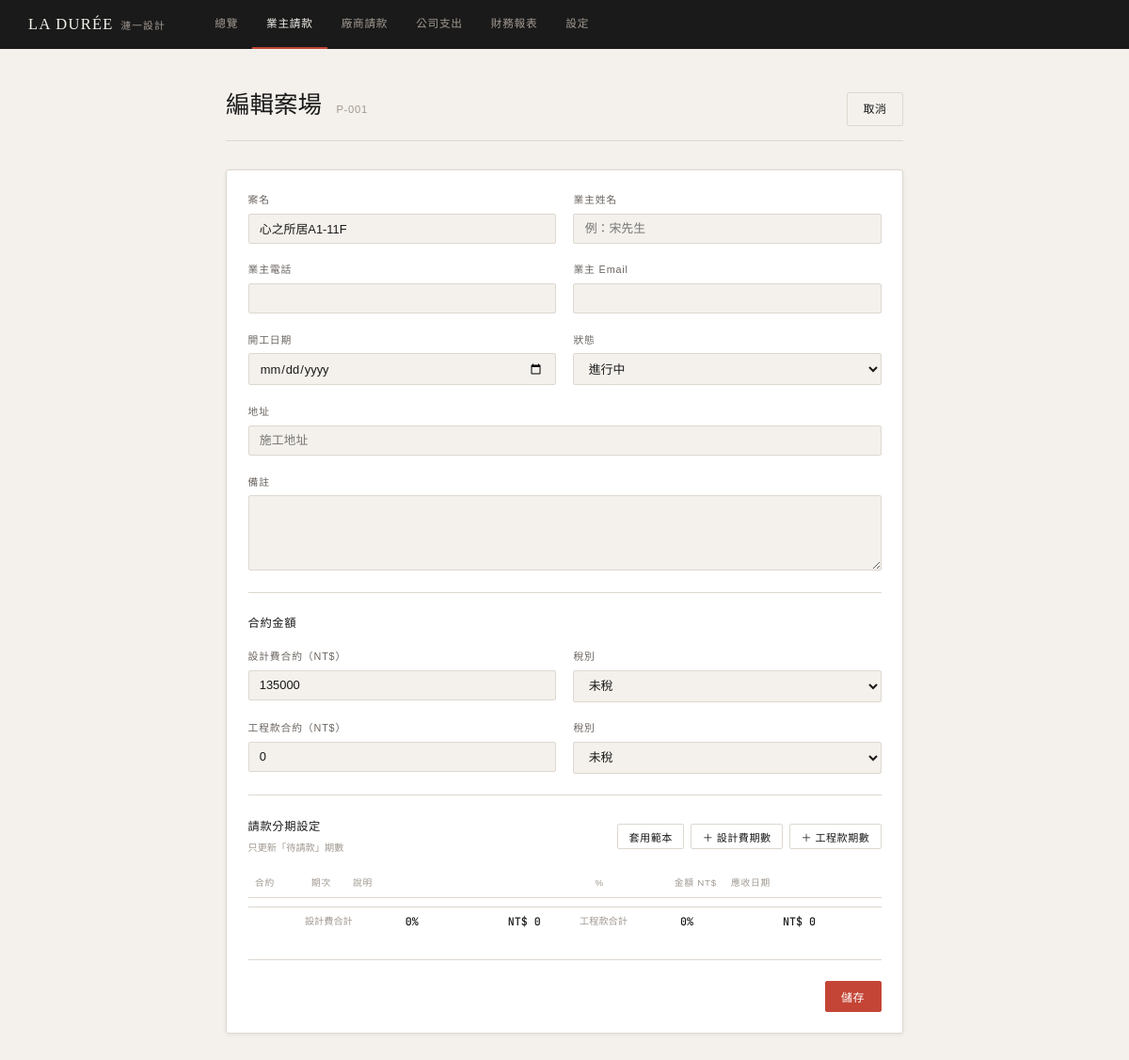
/project/1/edit, run on the app's committed database.
### tables this page shows
CREATE TABLE projects (
        id                    INTEGER PRIMARY KEY AUTOINCREMENT,
        legacy_id             TEXT UNIQUE,
        code                  TEXT UNIQUE,
        name                  TEXT NOT NULL,
        client_name           TEXT DEFAULT '',
        client_tel            TEXT DEFAULT '',
        client_email          TEXT DEFAULT '',
        address               TEXT DEFAULT '',
        start_date            TEXT DEFAULT '',
        status                TEXT DEFAULT 'active',
        design_contract       REAL DEFAULT 0,
        design_tax            TEXT DEFAULT '未稅',
        engineering_contract  REAL DEFAULT 0,
        engineering_tax       TEXT DEFAULT '未稅',
        note                  TEXT DEFAULT '',
        created_at            TEXT DEFAULT (datetime('now','localtime')),
        updated_at            TEXT DEFAULT (datetime('now','localtime'))
    );

### app/server.py (the view, shortened to what this page needs)
@app.route('/project/<int:pid>/edit', methods=['GET','POST'])
def project_edit(pid):
    ph = _ph()
    project = fetchone(f"SELECT * FROM projects WHERE id={ph}", (pid,))
    if not project: return redirect(url_for('dashboard'))
    existing = fetchall(f"SELECT * FROM invoice_periods WHERE project_id={ph} AND status='pending' ORDER BY contract_type,period_no",(pid,))
    return render_template('project_form.html', project=project,
                           code=project['code'], existing_periods=existing)

### app/server.py (called while the page is built)
def get_db():
    if 'db' not in g:
        if IS_PG:
            import psycopg2, psycopg2.extras
            g.db = psycopg2.connect(DATABASE_URL)
            g.db_type = 'pg'
        else:
            import sqlite3
            BASE_DIR = os.path.dirname(os.path.dirname(os.path.abspath(__file__)))
            os.makedirs(os.path.join(BASE_DIR, 'data'), exist_ok=True)
            conn = sqlite3.connect(os.path.join(BASE_DIR, 'data', 'ops.db'))
            conn.row_factory = sqlite3.Row
            conn.execute("PRAGMA foreign_keys = ON")
            g.db = conn
            g.db_type = 'sqlite'
    return g.db

def _ph(): return '%s' if IS_PG else '?'

def fetchall(sql, params=()):
    get_db()
    if g.db_type == 'pg':
        import psycopg2.extras
        s = sql.replace('?','%s')
        cur = g.db.cursor(cursor_factory=psycopg2.extras.RealDictCursor)
        cur.execute(s, params)
        return [dict(r) for r in cur.fetchall()]
    return [dict(r) for r in g.db.execute(sql, params).fetchall()]

def fetchone(sql, params=()):
    rows = fetchall(sql, params)
    return rows[0] if rows else None

### app/templates/project_form.html (shortened to what this page needs)
{% extends 'base.html' %}
{% block body %}
<div class="page" style="max-width:780px">
  <div class="page-header">
    <div>
      <span class="page-title">{{ '編輯案場' if project else '新增案場' }}</span>
      {% if project %}<span class="page-subtitle">{{ project.code }}</span>{% endif %}
    </div>
    <a href="{{ url_for('project_detail', pid=project.id) if project else url_for('project_list') }}" class="btn btn-outline">取消</a>
  </div>
  <div class="card">
    <form method="POST" id="main-form">
      <div class="form-grid">
        <div class="form-group">
          <label>案名</label>
          <input type="text" name="name" required value="{{ project.name if project else '' }}" placeholder="例：大安區宋宅">
        </div>
        <div class="form-group">
          <label>業主姓名</label>
          <input type="text" name="client_name" value="{{ project.client_name if project else '' }}" placeholder="例：宋先生">
        </div>
        <div class="form-group">
          <label>業主電話</label>
          <input type="text" name="client_tel" value="{{ project.client_tel if project else '' }}">
        </div>
        <div class="form-group">
          <label>業主 Email</label>
          <input type="email" name="client_email" value="{{ project.client_email if project else '' }}">
        </div>
        <div class="form-group">
          <label>開工日期</label>
          <input type="date" name="start_date" value="{{ project.start_date if project else '' }}">
        </div>
        {% if project %}
        <div class="form-group">
          <label>狀態</label>
          <select name="status">
            <option value="active"    {{ 'selected' if project.status=='active' }}>進行中</option>
          </select>
        </div>
        {% endif %}
        <div class="form-group form-full">
          <label>地址</label>
          <input type="text" name="address" value="{{ project.address if project else '' }}" placeholder="施工地址">
        </div>
        <div class="form-group form-full">
          <label>備註</label>
          <textarea name="note">{{ project.note if project else '' }}</textarea>
        </div>
      </div>
      <hr class="divider">
      <div style="font-size:.82rem;font-weight:500;letter-spacing:.05em;margin-bottom:1rem">合約金額</div>
      <div class="form-grid">
        <div class="form-group">
          <label>設計費合約（NT$）</label>
          <input type="number" name="design_contract" id="design-contract" min="0" step="1"
                 value="{{ project.design_contract|int if project else '' }}"
                 placeholder="0" oninput="recalcAll()">
        </div>
        <div class="form-group">
          <label>稅別</label>
          <select name="design_tax">
            <option value="未稅" {{ 'selected' if project and project.design_tax=='未稅' }}>未稅</option>
          </select>
        </div>
        <div class="form-group">
          <label>工程款合約（NT$）</label>
          <input type="number" name="engineering_contract" id="eng-contract" min="0" step="1"
                 value="{{ project.engineering_contract|int if project else '' }}"
                 placeholder="0" oninput="recalcAll()">
        </div>
        <div class="form-group">
          <label>稅別</label>
          <select name="engineering_tax">
            <option value="未稅" {{ 'selected' if project and project.engineering_tax=='未稅' }}>未稅</option>
          </select>
        </div>
      </div>
      <hr class="divider">
      <div style="display:flex;align-items:center;justify-content:space-between;margin-bottom:1rem">
        <div>
          <div style="font-size:.82rem;font-weight:500;letter-spacing:.05em">請款分期設定</div>
          {% if project %}<div style="font-size:.68rem;color:var(--muted);margin-top:.2rem">只更新「待請款」期數</div>{% endif %}
        </div>
        <div style="display:flex;gap:.5rem">
          <button type="button" class="btn btn-outline btn-sm" onclick="togglePreset()">套用範本</button>
          <button type="button" class="btn btn-outline btn-sm" onclick="addRow('design')">＋ 設計費期數</button>
          <button type="button" class="btn btn-outline btn-sm" onclick="addRow('construction')">＋ 工程款期數</button>
        </div>
      </div>
      <div style="overflow-x:auto">
        <table style="width:100%;border-collapse:collapse;font-size:.82rem" id="period-table">
          <thead>
            <tr>
              <th style="text-align:left;font-size:.65rem;letter-spacing:.08em;color:var(--muted);font-weight:500;padding:.4rem .5rem;border-bottom:1px solid var(--line);width:60px">合約</th>
              <th style="text-align:left;font-size:.65rem;letter-spacing:.08em;color:var(--muted);font-weight:500;padding:.4rem .5rem;border-bottom:1px solid var(--line);width:44px">期次</th>
              <th style="text-align:left;font-size:.65rem;letter-spacing:.08em;color:var(--muted);font-weight:500;padding:.4rem .5rem;border-bottom:1px solid var(--line)">說明</th>
              <th style="text-align:right;font-size:.65rem;letter-spacing:.08em;color:var(--muted);font-weight:500;padding:.4rem .5rem;border-bottom:1px solid var(--line);width:80px">%</th>
              <th style="text-align:right;font-size:.65rem;letter-spacing:.08em;color:var(--muted);font-weight:500;padding:.4rem .5rem;border-bottom:1px solid var(--line);width:120px">金額 NT$</th>
              <th style="text-align:left;font-size:.65rem;letter-spacing:.08em;color:var(--muted);font-weight:500;padding:.4rem .5rem;border-bottom:1px solid var(--line);width:135px">應收日期</th>
              <th style="width:32px;border-bottom:1px solid var(--line)"></th>
            </tr>
          </thead>
        </table>
      </div>
      <div style="display:flex;justify-content:flex-end;gap:2rem;margin-top:.65rem;padding:.4rem .5rem;border-top:1px solid var(--line);font-size:.78rem">
        <span style="color:var(--muted);font-size:.68rem">設計費合計</span>
        <span id="d-total-pct" style="font-family:'JetBrains Mono',monospace;font-weight:500;min-width:40px;text-align:right">0%</span>
        <span id="d-total-amt" style="font-family:'JetBrains Mono',monospace;font-weight:500;min-width:100px;text-align:right">NT$ 0</span>
        <span style="color:var(--muted);font-size:.68rem;margin-left:.75rem">工程款合計</span>
        <span id="e-total-pct" style="font-family:'JetBrains Mono',monospace;font-weight:500;min-width:40px;text-align:right">0%</span>
        <span id="e-total-amt" style="font-family:'JetBrains Mono',monospace;font-weight:500;min-width:100px;text-align:right">NT$ 0</span>
        <div style="width:32px"></div>
      </div>
      <hr class="divider">
      <div class="actions-row">
        <button type="submit" class="btn btn-primary">{{ '儲存' if project else '建立案場' }}</button>
      </div>
    </form>
  </div>
</div>
{% endblock %}

### app/static/css/style.css (style rules this page uses)
:root { --cream: #f4f1ec; --ink: #1a1a1a; --mid: #6b6560; --muted: #a09890; --line: #ddd8d0; --red: #c44536; --red-bg: #fdf0ee; --green: #2d6a4f; --green-bg: #edf7f1; --amber: #8a6000; --amber-bg: #fdf6e3; --blue: #1d4ed8; --blue-bg:#e0edff; --white: #ffffff; --shadow: 0 1px 4px rgba(26,26,26,.08); }
* { box-sizing: border-box; margin: 0; padding: 0; }
html { font-size: 15px; }
body { font-family: 'Noto Sans TC', sans-serif; background: var(--cream); color: var(--ink); font-weight: 400; font-style: normal; line-height: 1.7; min-height: 100vh; }
.page { max-width: 1100px; margin: 0 auto; padding: 2.5rem 2rem; }
.page-header { display: flex; align-items: baseline; justify-content: space-between; margin-bottom: 2rem; border-bottom: 1px solid var(--line); padding-bottom: 1rem; }
.page-title { font-family: 'Cormorant Garamond', serif; font-size: 1.7rem; font-weight: 500; }
.page-subtitle { font-size: .75rem; color: var(--muted); letter-spacing: .06em; margin-left: .75rem; }
.card { background: var(--white); border: 1px solid var(--line); border-radius: 3px; padding: 1.5rem; box-shadow: var(--shadow); }
.btn { display: inline-flex; align-items: center; gap: .4rem; padding: .45rem 1.1rem; font-family: 'Noto Sans TC', sans-serif; font-size: .8rem; border-radius: 2px; border: 1px solid transparent; cursor: pointer; text-decoration: none; transition: background .15s, border-color .15s; font-style: normal; letter-spacing: .04em; }
.btn-primary { background: var(--red); color: #fff; border-color: var(--red); }
.btn-outline { background: transparent; color: var(--ink); border-color: var(--line); }
.btn-sm { padding: .3rem .75rem; font-size: .74rem; }
.form-grid { display: grid; grid-template-columns: 1fr 1fr; gap: 1.25rem; }
.form-full { grid-column: 1 / -1; }
.form-group { display: flex; flex-direction: column; gap: .35rem; }
.form-group label { font-size: .72rem; letter-spacing: .08em; color: var(--mid); font-weight: 500; }
.form-group input, .form-group select, .form-group textarea { padding: .5rem .75rem; border: 1px solid var(--line); background: var(--cream); font-family: 'Noto Sans TC', sans-serif; font-size: .86rem; color: var(--ink); border-radius: 2px; transition: border-color .15s; font-style: normal; }
.form-group textarea { resize: vertical; min-height: 80px; }
.divider { border: none; border-top: 1px solid var(--line); margin: 1.5rem 0; }
.actions-row { display: flex; gap: .75rem; align-items: center; }

### data on the page
projects: code "P-001", name "心之所居A1-11F", design_contract "135000", engineering_contract "0"

### other printed values
{{ '編輯案場' if project else '新增案場' }} "編輯案場"
{{ '儲存' if project else '建立案場' }} "儲存"
